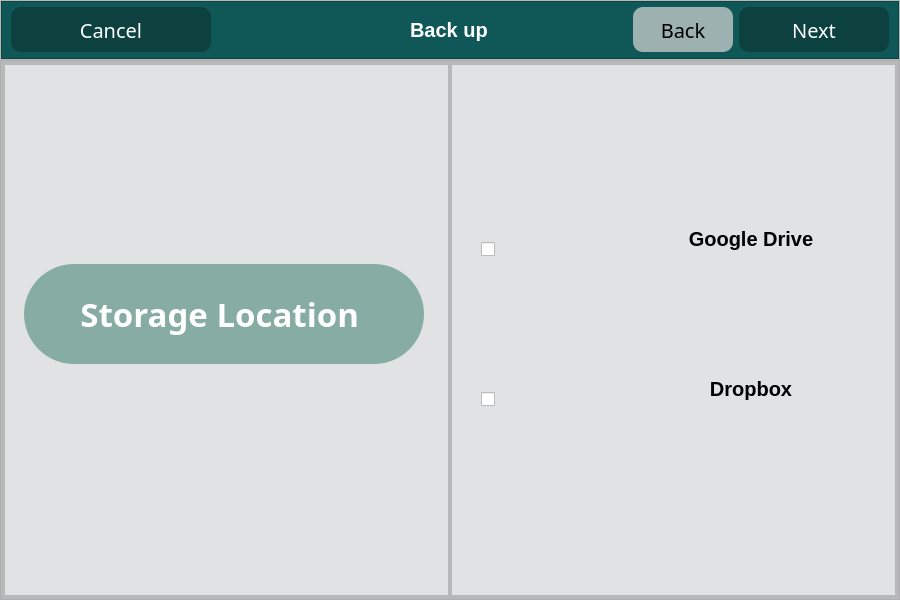
<?xml version="1.0" encoding="UTF-8"?>
<ui version="4.0">
 <class>MainWindow</class>
 <widget class="QMainWindow" name="MainWindow">
  <property name="geometry">
   <rect>
    <x>0</x>
    <y>0</y>
    <width>900</width>
    <height>600</height>
   </rect>
  </property>
  <property name="windowTitle">
   <string>MainWindow</string>
  </property>
  <widget class="QWidget" name="centralwidget">
   <property name="styleSheet">
    <string notr="true">/* Header 1 */


#headre_2{
background-color:#105857;
}

#cancel_btn{
color:white;
border:none;
background-color:#0c4140;
border-radius:10px;;
}

#cancel_btn:hover{
background-color:#25827c;
}

#next_btn{
color:white;
border:none;
background-color:#0c4140;
border-radius:10px;;
}

#next_btn:hover{
background-color:#25827c;
}

#back_btn{
border:none;
background-color:#9eb1b1;
border-radius:10px;
}

#back_btn:hover{
background-color:#d1d2d2;
}

#backup_label{
color:white;
padding-right:35px;
}

/* Body */
#body{
background-color:#e0e2e3;
}

#storage_label{
color:white;
background-color:#87ACA3;
border-radius:50px;

/*border-top-right-radius: 50px;
border-bottom-right-radius: 30px;
border-top-left-radius: 15px;
border-bottom-left-radius: 5px*/
}


#gdrive_btn,#local_dir_btn,#dropbox_btn{
border:none;
}

</string>
   </property>
   <layout class="QVBoxLayout" name="verticalLayout">
    <property name="spacing">
     <number>0</number>
    </property>
    <property name="leftMargin">
     <number>0</number>
    </property>
    <property name="topMargin">
     <number>0</number>
    </property>
    <property name="rightMargin">
     <number>0</number>
    </property>
    <property name="bottomMargin">
     <number>0</number>
    </property>
    <item>
     <widget class="QFrame" name="frame_2">
      <property name="minimumSize">
       <size>
        <width>0</width>
        <height>60</height>
       </size>
      </property>
      <property name="maximumSize">
       <size>
        <width>16777215</width>
        <height>60</height>
       </size>
      </property>
      <property name="frameShape">
       <enum>QFrame::StyledPanel</enum>
      </property>
      <property name="frameShadow">
       <enum>QFrame::Raised</enum>
      </property>
      <layout class="QVBoxLayout" name="verticalLayout_5">
       <property name="spacing">
        <number>0</number>
       </property>
       <property name="leftMargin">
        <number>0</number>
       </property>
       <property name="topMargin">
        <number>0</number>
       </property>
       <property name="rightMargin">
        <number>0</number>
       </property>
       <property name="bottomMargin">
        <number>0</number>
       </property>
       <item>
        <widget class="QFrame" name="headre_2">
         <property name="frameShape">
          <enum>QFrame::StyledPanel</enum>
         </property>
         <property name="frameShadow">
          <enum>QFrame::Raised</enum>
         </property>
         <layout class="QHBoxLayout" name="horizontalLayout_2">
          <property name="spacing">
           <number>6</number>
          </property>
          <property name="leftMargin">
           <number>9</number>
          </property>
          <property name="topMargin">
           <number>5</number>
          </property>
          <property name="rightMargin">
           <number>9</number>
          </property>
          <property name="bottomMargin">
           <number>9</number>
          </property>
          <item>
           <widget class="QPushButton" name="cancel_btn">
            <property name="minimumSize">
             <size>
              <width>150</width>
              <height>45</height>
             </size>
            </property>
            <property name="maximumSize">
             <size>
              <width>200</width>
              <height>45</height>
             </size>
            </property>
            <property name="font">
             <font>
              <family>Bahnschrift Light</family>
              <pointsize>15</pointsize>
             </font>
            </property>
            <property name="text">
             <string>Cancel</string>
            </property>
           </widget>
          </item>
          <item>
           <widget class="QLabel" name="backup_label">
            <property name="minimumSize">
             <size>
              <width>0</width>
              <height>45</height>
             </size>
            </property>
            <property name="font">
             <font>
              <pointsize>15</pointsize>
              <bold>true</bold>
             </font>
            </property>
            <property name="text">
             <string>                Back up</string>
            </property>
            <property name="alignment">
             <set>Qt::AlignCenter</set>
            </property>
           </widget>
          </item>
          <item>
           <widget class="QPushButton" name="back_btn">
            <property name="minimumSize">
             <size>
              <width>100</width>
              <height>45</height>
             </size>
            </property>
            <property name="maximumSize">
             <size>
              <width>100</width>
              <height>45</height>
             </size>
            </property>
            <property name="font">
             <font>
              <family>Bahnschrift Light</family>
              <pointsize>15</pointsize>
             </font>
            </property>
            <property name="text">
             <string>Back</string>
            </property>
           </widget>
          </item>
          <item>
           <widget class="QPushButton" name="next_btn">
            <property name="minimumSize">
             <size>
              <width>150</width>
              <height>45</height>
             </size>
            </property>
            <property name="maximumSize">
             <size>
              <width>150</width>
              <height>45</height>
             </size>
            </property>
            <property name="font">
             <font>
              <family>Bahnschrift Light</family>
              <pointsize>15</pointsize>
             </font>
            </property>
            <property name="text">
             <string>Next</string>
            </property>
           </widget>
          </item>
         </layout>
        </widget>
       </item>
      </layout>
     </widget>
    </item>
    <item>
     <widget class="QFrame" name="body">
      <property name="frameShape">
       <enum>QFrame::StyledPanel</enum>
      </property>
      <property name="frameShadow">
       <enum>QFrame::Raised</enum>
      </property>
      <layout class="QVBoxLayout" name="verticalLayout_6">
       <property name="spacing">
        <number>0</number>
       </property>
       <property name="leftMargin">
        <number>0</number>
       </property>
       <property name="topMargin">
        <number>0</number>
       </property>
       <property name="rightMargin">
        <number>0</number>
       </property>
       <property name="bottomMargin">
        <number>0</number>
       </property>
       <item>
        <widget class="QFrame" name="frame_8">
         <property name="frameShape">
          <enum>QFrame::StyledPanel</enum>
         </property>
         <property name="frameShadow">
          <enum>QFrame::Raised</enum>
         </property>
         <layout class="QHBoxLayout" name="horizontalLayout_3">
          <property name="spacing">
           <number>0</number>
          </property>
          <property name="leftMargin">
           <number>0</number>
          </property>
          <property name="topMargin">
           <number>0</number>
          </property>
          <property name="rightMargin">
           <number>0</number>
          </property>
          <property name="bottomMargin">
           <number>0</number>
          </property>
          <item>
           <widget class="QFrame" name="frame_11">
            <property name="frameShape">
             <enum>QFrame::StyledPanel</enum>
            </property>
            <property name="frameShadow">
             <enum>QFrame::Raised</enum>
            </property>
            <layout class="QHBoxLayout" name="horizontalLayout">
             <property name="spacing">
              <number>0</number>
             </property>
             <property name="leftMargin">
              <number>0</number>
             </property>
             <property name="topMargin">
              <number>0</number>
             </property>
             <property name="rightMargin">
              <number>0</number>
             </property>
             <property name="bottomMargin">
              <number>0</number>
             </property>
             <item>
              <widget class="QFrame" name="frame">
               <property name="frameShape">
                <enum>QFrame::StyledPanel</enum>
               </property>
               <property name="frameShadow">
                <enum>QFrame::Raised</enum>
               </property>
               <layout class="QVBoxLayout" name="verticalLayout_2">
                <property name="spacing">
                 <number>0</number>
                </property>
                <property name="leftMargin">
                 <number>0</number>
                </property>
                <property name="topMargin">
                 <number>0</number>
                </property>
                <property name="rightMargin">
                 <number>0</number>
                </property>
                <property name="bottomMargin">
                 <number>0</number>
                </property>
                <item>
                 <widget class="QFrame" name="frame_4">
                  <property name="frameShape">
                   <enum>QFrame::StyledPanel</enum>
                  </property>
                  <property name="frameShadow">
                   <enum>QFrame::Raised</enum>
                  </property>
                  <widget class="QLabel" name="storage_label">
                   <property name="geometry">
                    <rect>
                     <x>20</x>
                     <y>200</y>
                     <width>400</width>
                     <height>100</height>
                    </rect>
                   </property>
                   <property name="minimumSize">
                    <size>
                     <width>400</width>
                     <height>100</height>
                    </size>
                   </property>
                   <property name="maximumSize">
                    <size>
                     <width>400</width>
                     <height>100</height>
                    </size>
                   </property>
                   <property name="font">
                    <font>
                     <family>Bahnschrift Light</family>
                     <pointsize>25</pointsize>
                     <italic>false</italic>
                     <bold>true</bold>
                    </font>
                   </property>
                   <property name="text">
                    <string>Storage Location </string>
                   </property>
                   <property name="alignment">
                    <set>Qt::AlignCenter</set>
                   </property>
                  </widget>
                 </widget>
                </item>
               </layout>
              </widget>
             </item>
             <item>
              <widget class="QFrame" name="frame_3">
               <property name="frameShape">
                <enum>QFrame::StyledPanel</enum>
               </property>
               <property name="frameShadow">
                <enum>QFrame::Raised</enum>
               </property>
               <layout class="QVBoxLayout" name="verticalLayout_3">
                <property name="spacing">
                 <number>0</number>
                </property>
                <property name="leftMargin">
                 <number>0</number>
                </property>
                <property name="topMargin">
                 <number>0</number>
                </property>
                <property name="rightMargin">
                 <number>0</number>
                </property>
                <property name="bottomMargin">
                 <number>0</number>
                </property>
                <item>
                 <widget class="QFrame" name="frame_6">
                  <property name="frameShape">
                   <enum>QFrame::StyledPanel</enum>
                  </property>
                  <property name="frameShadow">
                   <enum>QFrame::Raised</enum>
                  </property>
                  <widget class="QCustomCheckBox" name="gdrive_toggle">
                   <property name="geometry">
                    <rect>
                     <x>30</x>
                     <y>160</y>
                     <width>80</width>
                     <height>50</height>
                    </rect>
                   </property>
                   <property name="font">
                    <font>
                     <pointsize>10</pointsize>
                     <bold>true</bold>
                    </font>
                   </property>
                   <property name="layoutDirection">
                    <enum>Qt::LeftToRight</enum>
                   </property>
                   <property name="text">
                    <string/>
                   </property>
                   <property name="iconSize">
                    <size>
                     <width>25</width>
                     <height>25</height>
                    </size>
                   </property>
                   <property name="checked">
                    <bool>false</bool>
                   </property>
                   <property name="tristate">
                    <bool>false</bool>
                   </property>
                  </widget>
                  <widget class="QCustomCheckBox" name="dropbox_toggle">
                   <property name="geometry">
                    <rect>
                     <x>30</x>
                     <y>310</y>
                     <width>80</width>
                     <height>50</height>
                    </rect>
                   </property>
                   <property name="font">
                    <font>
                     <pointsize>10</pointsize>
                     <bold>true</bold>
                    </font>
                   </property>
                   <property name="text">
                    <string/>
                   </property>
                   <property name="iconSize">
                    <size>
                     <width>25</width>
                     <height>25</height>
                    </size>
                   </property>
                  </widget>
                  <widget class="QPushButton" name="gdrive_btn">
                   <property name="geometry">
                    <rect>
                     <x>190</x>
                     <y>150</y>
                     <width>220</width>
                     <height>50</height>
                    </rect>
                   </property>
                   <property name="font">
                    <font>
                     <pointsize>15</pointsize>
                     <bold>true</bold>
                    </font>
                   </property>
                   <property name="text">
                    <string>Google Drive</string>
                   </property>
                   <property name="icon">
                    <iconset resource="icons.qrc">
                     <normaloff>:/icons/icons/google-drive-svgrepo-com.svg</normaloff>:/icons/icons/google-drive-svgrepo-com.svg</iconset>
                   </property>
                   <property name="iconSize">
                    <size>
                     <width>40</width>
                     <height>40</height>
                    </size>
                   </property>
                  </widget>
                  <widget class="QPushButton" name="dropbox_btn">
                   <property name="geometry">
                    <rect>
                     <x>190</x>
                     <y>300</y>
                     <width>220</width>
                     <height>50</height>
                    </rect>
                   </property>
                   <property name="font">
                    <font>
                     <pointsize>15</pointsize>
                     <bold>true</bold>
                    </font>
                   </property>
                   <property name="text">
                    <string>Dropbox</string>
                   </property>
                   <property name="icon">
                    <iconset resource="icons.qrc">
                     <normaloff>:/icons/icons/dropbox-color-svgrepo-com.svg</normaloff>:/icons/icons/dropbox-color-svgrepo-com.svg</iconset>
                   </property>
                   <property name="iconSize">
                    <size>
                     <width>40</width>
                     <height>40</height>
                    </size>
                   </property>
                  </widget>
                 </widget>
                </item>
               </layout>
              </widget>
             </item>
            </layout>
           </widget>
          </item>
         </layout>
        </widget>
       </item>
      </layout>
     </widget>
    </item>
   </layout>
  </widget>
 </widget>
 <customwidgets>
  <customwidget>
   <class>QCustomCheckBox</class>
   <extends>QCheckBox</extends>
   <header location="global">Custom_Widgets.QCustomCheckBox.h</header>
  </customwidget>
 </customwidgets>
 <resources>
  <include location="icons.qrc"/>
 </resources>
 <connections/>
</ui>
